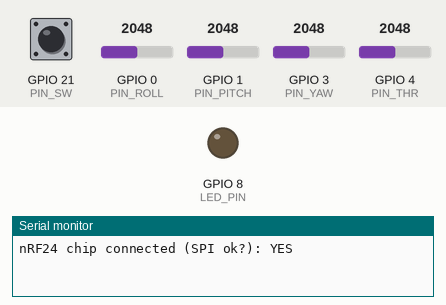
Bench run of a sketch on a simulated ESP32-C3. Parts: output pins drawn as LEDs (lit = HIGH), the last lines printed to the serial monitor. Inputs (shaded band) come from the test bench; at power-on: GPIO 0 (PIN_ROLL) = 2048, GPIO 1 (PIN_PITCH) = 2048, GPIO 3 (PIN_YAW) = 2048, GPIO 4 (PIN_THR) = 2048, GPIO 21 (PIN_SW) HIGH. No radio packets arrive unless stated.

Above: at 0.1 s.
At 0.8 s:
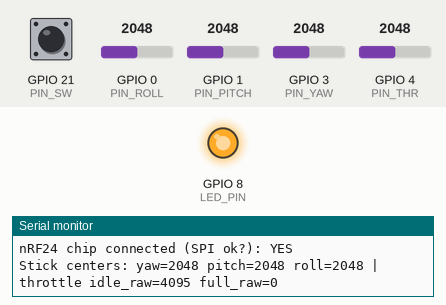
Timing chart, 0 to 2.3 s (numbered marks = the images above):
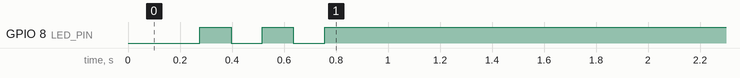

The sketch:

drone_tx.ino
```cpp
/*
  VTOL / Quad Transmitter - ESP32-C3 Supermini
  Throttle + Yaw -> nRF24 -> flight controller.

  This is the known-working simple transmitter, re-pinned for the C3 Supermini
  that is the actual transmitter on COM36. The old code used a classic ESP32's
  GPIO34/35 and the default SPI bus - neither of which exists on the C3 - so the
  joystick inputs and the radio SPI are moved to valid C3 pins here. The packet
  format and radio settings are unchanged so it talks to the same receiver.
*/

#include <SPI.h>
#include <nRF24L01.h>
#include <RF24.h>

// ---- nRF24L01 on the C3 Supermini (custom SPI pins) ----
#define NRF_SCK   5    // GPIO5  -> nRF24 SCK
#define NRF_MISO  6    // GPIO6  -> nRF24 MISO
#define NRF_MOSI  7    // GPIO7  -> nRF24 MOSI
#define NRF_CE    10   // GPIO10 -> nRF24 CE
#define NRF_CSN   20   // GPIO20 -> nRF24 CSN

RF24 radio(NRF_CE, NRF_CSN);
const byte address[6] = "00001";

struct __attribute__((packed)) DataPacket {
  uint16_t throttle;   // 0..1023 (not centered)
  int16_t  yaw;        // -512..511 (centered)
  int16_t  pitch;      // -512..511 (centered)
  int16_t  roll;       // -512..511 (centered)
  uint8_t  hold;       // 1 = altitude-hold switch pressed (throttle-stick button)
};
DataPacket data;

// Joystick wipers on ADC1 pins (power the pots from 3.3V, NOT 5V).
//
//  Throttle is on GPIO4 (a safe ADC pin). It used to be on GPIO2, but GPIO2 is
//  a C3 strapping pin: if the throttle pot pulled it low at reset, the board
//  could fail to boot and calibration never ran. GPIO4 has no such restriction,
//  so the board boots and calibrates on every reset.
const int PIN_THR   = 4;   // GPIO4  ADC1_CH4  throttle  (left stick - vertical)
const int PIN_YAW   = 3;   // GPIO3  ADC1_CH3  yaw       (left stick - horizontal)
const int PIN_PITCH = 1;   // GPIO1  ADC1_CH1  pitch     (right stick - vertical)
const int PIN_ROLL  = 0;   // GPIO0  ADC1_CH0  roll      (right stick - horizontal)

// Push-button switch built into the THROTTLE joystick (KY-023 "SW" pin). Wire it
// between this pin and GND; the internal pull-up makes it read HIGH when released
// and LOW when pressed. Each press toggles altitude hold on/off.
const int PIN_SW    = 21;  // GPIO21  throttle-stick button -> altitude-hold toggle

// Onboard LED (GPIO8, active LOW on the C3 Supermini). Used as a visual
// calibration heartbeat because the C3's USB serial is hard to read live.
#define LED_PIN 8

// Captured resting positions of the centered sticks (yaw/pitch/roll).
int cYaw = 2048, cPitch = 2048, cRoll = 2048;

// Throttle mapping is FIXED to the measured hardware: the stick rests at the
// HIGH end (raw ~4095) and pushing it up drops the voltage toward 0. We map it
// reversed so idle = 0 throttle (motors off) and full-up = 1023. This does NOT
// depend on stick position at reset, so every boot behaves identically.
//   If your throttle ever reads backwards (full at idle, off at top), just swap
//   these two numbers.
const int THR_IDLE_RAW = 4095;   // raw at idle (stick down) -> 0
const int THR_FULL_RAW = 0;      // raw at full (stick up)   -> 1023

// Map a centered stick around its calibrated middle -> -512..511 + deadband.
int16_t axisCentered(int pin, int center) {
  int raw = analogRead(pin);
  long v;
  if (raw >= center) { int s = 4095 - center; if (s < 1) s = 1; v = (long)(raw - center) * 512 / s; }
  else               { int s = center;        if (s < 1) s = 1; v = (long)(raw - center) * 512 / s; }
  if (v > -25 && v < 25) v = 0;                 // deadband around center
  return (int16_t)constrain(v, -512L, 511L);
}

// Learn the resting position of the centered sticks at power-up.
void calibrateSticks() {
  const int N = 64; long y = 0, p = 0, r = 0;
  for (int i = 0; i < N; i++) {
    y += analogRead(PIN_YAW); p += analogRead(PIN_PITCH); r += analogRead(PIN_ROLL);
    delay(2);
  }
  cYaw = y / N; cPitch = p / N; cRoll = r / N;
}

void initRadio() {
  radio.begin();
  radio.setDataRate(RF24_250KBPS);
  radio.setChannel(76);
  radio.setPALevel(RF24_PA_MIN);
  radio.setPayloadSize(sizeof(DataPacket));   // fixed-size packets = deterministic link
  radio.setRetries(5, 15);                    // 5*250us delay, 15 retries -> robust ACKs
  radio.openWritingPipe(address);
  radio.stopListening();
}

// Blink the onboard LED: LOW = on, HIGH = off (active-low LED).
void blinkLed(int times, int onMs, int offMs) {
  for (int i = 0; i < times; i++) {
    digitalWrite(LED_PIN, LOW);  delay(onMs);
    digitalWrite(LED_PIN, HIGH); delay(offMs);
  }
}

void setup() {
  Serial.begin(115200);

  // LED on solid while we boot + calibrate (so a reset is visible).
  pinMode(LED_PIN, OUTPUT);
  digitalWrite(LED_PIN, LOW);

  // Pull the throttle pin up: idle is the HIGH end, so a loose/disconnected
  // throttle wire reads idle (=0) and the motors stay OFF instead of floating.
  pinMode(PIN_THR, INPUT_PULLUP);

  // Throttle-stick button -> altitude-hold toggle (active-low with pull-up).
  pinMode(PIN_SW, INPUT_PULLUP);

  // Route SPI to the C3 pins first, then start the radio on that bus.
  SPI.begin(NRF_SCK, NRF_MISO, NRF_MOSI, NRF_CSN);
  initRadio();
  Serial.print("nRF24 chip connected (SPI ok?): ");
  Serial.println(radio.isChipConnected() ? "YES" : "NO  <-- check CE/CSN/SCK/MOSI/MISO + 3.3V");

  // Auto-calibrate the centered sticks: keep yaw/pitch/roll centered at boot.
  calibrateSticks();
  Serial.printf("Stick centers: yaw=%d pitch=%d roll=%d | throttle idle_raw=%d full_raw=%d\n",
    cYaw, cPitch, cRoll, THR_IDLE_RAW, THR_FULL_RAW);

  // Three quick blinks = calibration finished, transmitter is live.
  blinkLed(3, 120, 120);
}

void loop() {
  // Throttle: idle (raw ~THR_IDLE_RAW) = 0, full (raw ~THR_FULL_RAW) = 1023.
  int rawThr = analogRead(PIN_THR);
  int thr = map(rawThr, THR_IDLE_RAW, THR_FULL_RAW, 0, 1023);
  thr = constrain(thr, 0, 1023);
  if (thr < 30) thr = 0;                 // idle deadband so the motors stay off
  data.throttle = thr;
  data.yaw      = axisCentered(PIN_YAW,   cYaw);
  data.pitch    = axisCentered(PIN_PITCH, cPitch);
  data.roll     = axisCentered(PIN_ROLL,  cRoll);

  // Throttle-stick button toggles altitude hold (debounced, one toggle per press).
  static bool holdState = false;
  static bool swReading = HIGH, swStable = HIGH;
  static unsigned long swChanged = 0;
  bool sw = digitalRead(PIN_SW);
  if (sw != swReading) { swReading = sw; swChanged = millis(); }
  if (millis() - swChanged > 30 && sw != swStable) {   // 30 ms debounce
    swStable = sw;
    if (swStable == LOW) holdState = !holdState;        // pressed -> toggle
  }
  data.hold = holdState ? 1 : 0;
  digitalWrite(LED_PIN, holdState ? LOW : HIGH);         // LED on = hold engaged

  bool ok = radio.write(&data, sizeof(data));   // true only when the FC ACKs

  // Auto-reconnect: if the link stays dead, re-init the radio (no reset needed).
  static unsigned long okCount = 0, failCount = 0;
  static unsigned int  consecFail = 0;
  if (ok) { okCount++; consecFail = 0; }
  else    { failCount++; if (++consecFail > 250) { initRadio(); consecFail = 0; } }

  static unsigned long dbg = 0;
  if (millis() - dbg > 200) {
    dbg = millis();
    Serial.printf("rawT:%d T:%d Y:%d P:%d R:%d hold:%d | chip:%d ackOK:%lu fail:%lu\n",
      rawThr, data.throttle, data.yaw, data.pitch, data.roll, data.hold,
      radio.isChipConnected(), okCount, failCount);
  }

  delay(20);   // 50 Hz
}
```
